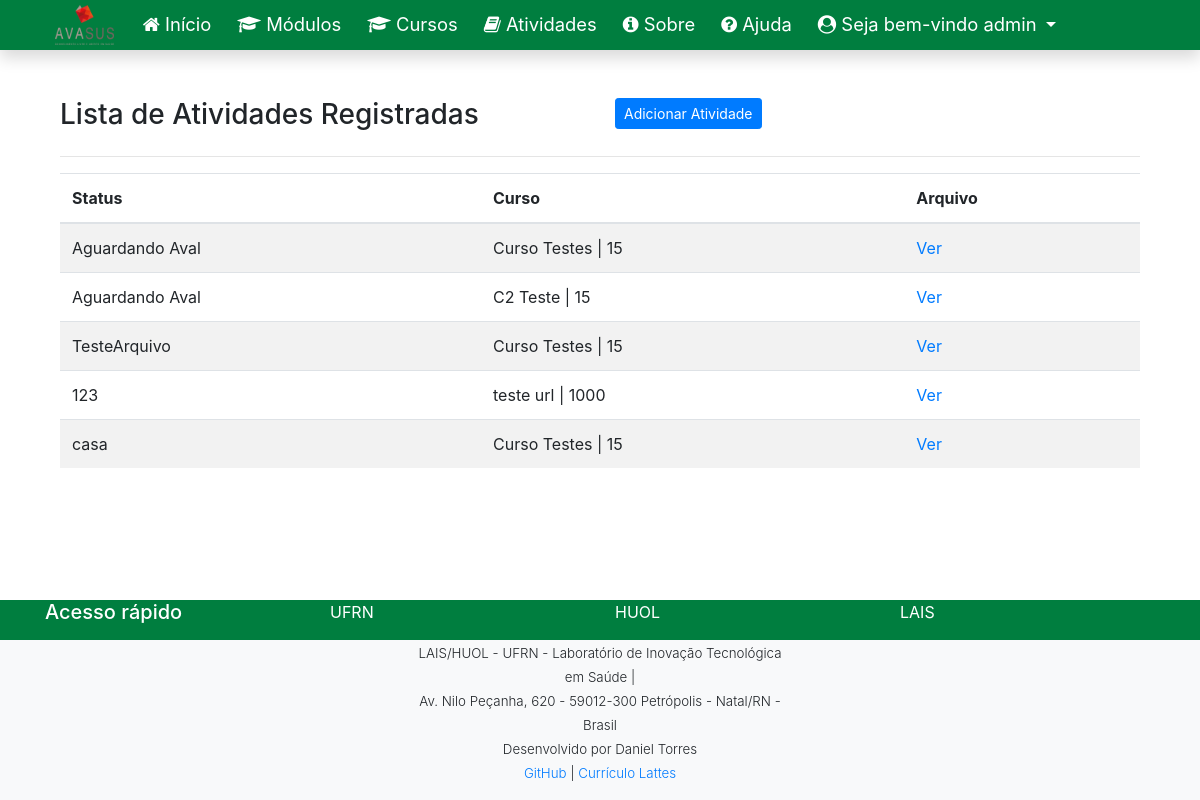
/listar/atividades/ (signed in), run on an earlier commit of the app's database.
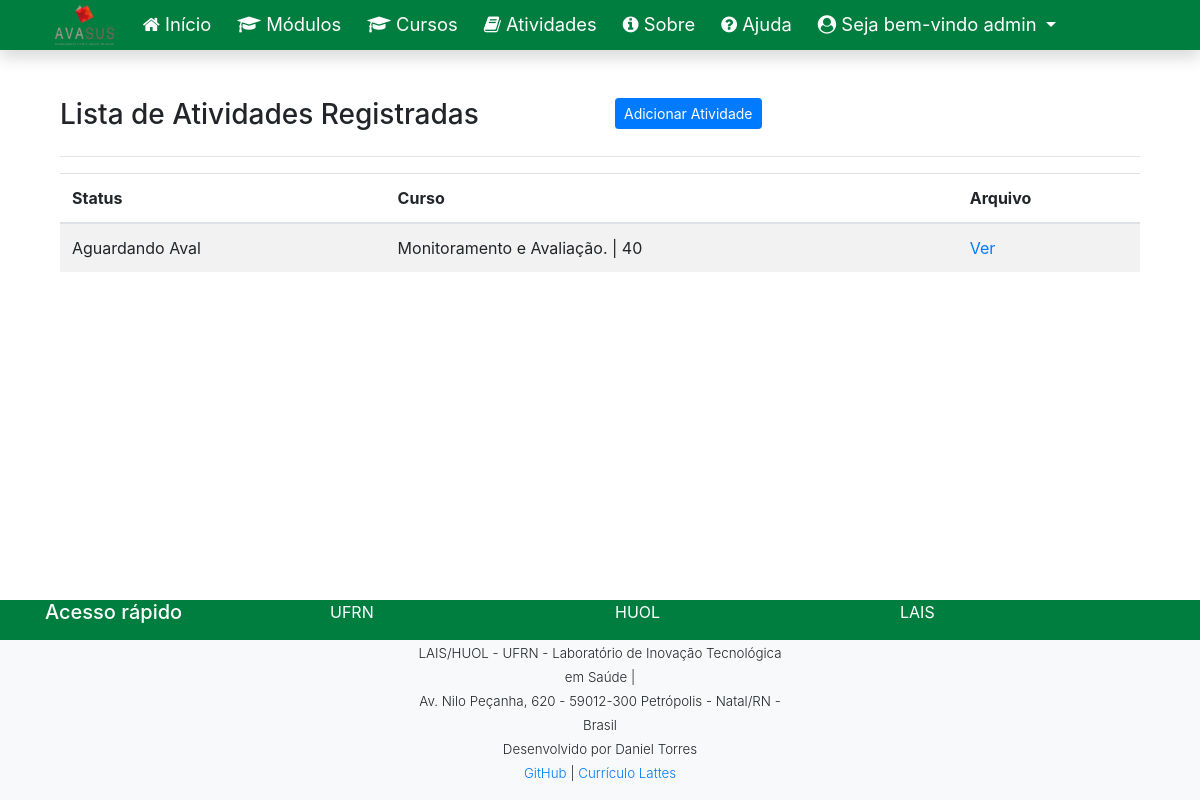
And on a later commit of the database.
### cadastros/models.py (models this page shows, shortened)
class Atividade(models.Model):
    status = models.CharField(max_length=15)
    upload = models.FileField(upload_to='uploads/')
    curso = models.ForeignKey(Curso, on_delete=models.PROTECT)

class Curso(models.Model):
    nome = models.CharField(max_length=50)
    carga_horaria = models.IntegerField(verbose_name="Carga Horária")
    ordem = models.IntegerField()
    modulo = models.ForeignKey(Modulo, on_delete=models.PROTECT)
    def __str__(self):
        return "{} | {}".format(self.nome, self.carga_horaria)

### cadastros/views.py (the view)
# urls.py: path('listar/atividades/', AtividadeList.as_view(), name='listar-atividades'),
class AtividadeList(LoginRequiredMixin, ListView):
    login_url = reverse_lazy('login')
    model = Atividade
    template_name = 'cadastros/listas/atividade.html'

### cadastros/templates/cadastros/listas/atividade.html (shortened to what this page needs)
{%extends 'paginas/modelo.html' %}
{% load static %}
{% block conteudo %}
<div class="container">
    <div class="row">
        <div class="col-6">
            <h3>Lista de Atividades Registradas</h3>
        </div>
        <div class="col-6">
            <a href="{% url 'cadastrar-atividade' %}" class="btn btn-primary btn-sm">Adicionar Atividade</a>
        </div>
    </div>
    <hr>
    <div class="table-responsive">
        <table class="table table-striped" id="tabela-listar">
            <thead>
                <tr>
                    <th>Status</th>
                    <th>Curso</th>
                    <th>Arquivo</th>
                </tr>
            </thead>
            <tbody>
                {% for atividade in object_list %}
                <tr>
                    <td>{{ atividade.status }}</td>
                    <td>{{ atividade.curso }}</td>
                    <td><a href="{{ atividade.upload.url }}" target="_blank">Ver</a></td>
                </tr>
                {% empty %}
                <tr>
                    <td colspan="3">Nenhuma atividade registrada</td>
                </tr>
                {% endfor %}
            </tbody>
        </table>
    </div>
</div>
{% endblock %}

What changed in the data, as far as the page shows it:
removed Atividade: status "Aguardando Aval", curso "C2 Teste | 15"
removed Atividade: status "TesteArquivo", curso "Curso Testes | 15"
removed Atividade: status "123", curso "teste url | 1000"
removed Atividade: status "casa", curso "Curso Testes | 15"
changed Atividade "Aguardando Aval": curso "Curso Testes | 15" → "Monitoramento e Avaliação. | 40"
